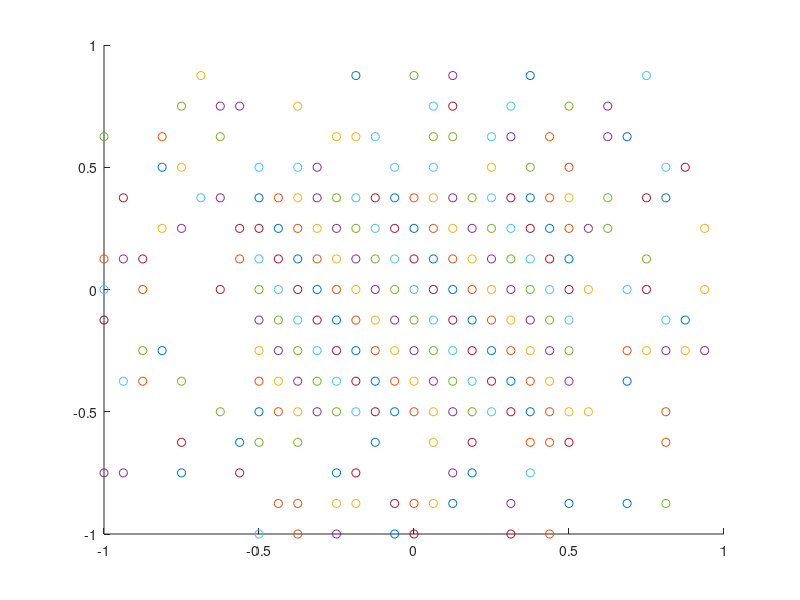

MATLAB code to generate this figure:



% x = [-1 -0.75 -0.5 -0.25 0 0.25 0.5 0.75 -1 -0.75 -0.5 -0.25 0 0.25 0.5 0.75 -1 ...
% -0.75 -0.5 -0.25 0 0.25 0.5 0.75 -1 -0.75 -0.5 -0.25 0 0.25 0.5 0.75 -1 -0.75 ...
% -0.5 -0.25 0 0.25 0.5 0.75 -1 -0.75 -0.5 -0.25 0 0.25 0.5 0.75 -1 -0.75 -0.5 ...
% -0.25 0 0.25 0.5 0.75 -1 -0.75 -0.5 -0.25 0 0.25 0.5 0.75];
% 
% y = [-1 -1 -1 -1 -1 -1 -1 -1 -0.75 -0.75 -0.75 -0.75 -0.75 -0.75 -0.75 -0.75 -0.5... 
% -0.5 -0.5 -0.5 -0.5 -0.5 -0.5 -0.5 -0.25 -0.25 -0.25 -0.25 -0.25 -0.25 -0.25 ...
% -0.25 0 0 0 0 0 0 0 0 0.25 0.25 0.25 0.25 0.25 0.25 0.25 0.25 0.5 0.5 0.5 0.5 ...
% 0.5 0.5 0.5 0.5 0.75 0.75 0.75 0.75 0.75 0.75 0.75 0.75];


% x = [-0.5 -0.5 -0.5 -0.5 -0.5 -0.5 -0.5 -0.5 -0.375 -0.375 -0.375 -0.375 -0.375 ...
% -0.375 -0.375 -0.375 -0.25 -0.25 -0.25 -0.25 -0.25 -0.25 -0.25 -0.25 -0.125 ...
% -0.125 -0.125 -0.125 -0.125 -0.125 -0.125 -0.125 0 0 0 0 0 0 0 0 0.125 0.125 ...
% 0.125 0.125 0.125 0.125 0.125 0.125 0.25 0.25 0.25 0.25 0.25 0.25 0.25 0.25 ...
% 0.375 0.375 0.375 0.375 0.375 0.375 0.375 0.375];
% 
% y = [-0.5 -0.375 -0.25 -0.125 0 0.125 0.25 0.375 -0.5 -0.375 -0.25 -0.125 0 0.125 ...
% 0.25 0.375 -0.5 -0.375 -0.25 -0.125 0 0.125 0.25 0.375 -0.5 -0.375 -0.25 ...
% -0.125 0 0.125 0.25 0.375 -0.5 -0.375 -0.25 -0.125 0 0.125 0.25 0.375 -0.5 ...
% -0.375 -0.25 -0.125 0 0.125 0.25 0.375 -0.5 -0.375 -0.25 -0.125 0 0.125 0.25 ...
% 0.375 -0.5 -0.375 -0.25 -0.125 0 0.125 0.25 0.375];


% x = [-0.25 -0.25 -0.25 -0.25 -0.125 -0.125 -0.125 -0.125 0 0 0 0 0.125 0.125 0.125 ...
% 0.125 0.125 -0.5 -0.5 -0.625 -0.25 -0.25 0.125 -0.375 0.25 0.375 -0.25 -0.875 ...
% 0.75 0.125 0.125 0.5 -0.375 0.25 0.75 -0.25 0.25 0.625 0.5 0 -0.375 0.75 ...
% 0.625 0 -0.625 0.5 0.375 -0.25 0.625 0.625 0.25 0.125 0.25 -0.875 -0.125 ...
% -0.125 -0.75 0 -0.75 0 0 0 0 0];
% 
% y = [-0.25 -0.125 0 0.125 -0.25 -0.125 0 0.125 -0.25 -0.125 0 0.125 -0.25 -0.125 0 ...
% 0.125 0.625 0.125 0.5 0 0.875 0.25 0.375 -0.25 -0.25 0.625 -0.875 0.125 0.125 ...
% 0.5 0.75 0.375 -0.375 0.125 -0.375 0.375 0 -0.25 0.125 0.625 0.75 -0.25 0.25 ...
% 0.5 -0.75 0.5 0.25 0.625 0.75 0.375 0.625 -0.75 0.25 -0.375 -0.875 -0.375 ...
% -0.375 0.75 -0.625 -0.5 -0.875 0.375 -0.375 0.875];



% x = [-0.5 -0.5 -0.5 -0.5 -0.375 -0.375 -0.375 -0.375 -0.25 -0.25 -0.25 -0.25 ...
% -0.125 -0.125 -0.125 -0.125 0 0 0 0 0.125 0.125 0.125 0.125 0.25 0.25 0.25 ...
% 0.25 0.375 0.375 0.375 0.375 0.125 -0.5 -0.625 0.375 -0.25 -0.875 0.75 0.125 ...
% 0.5 0.75 0.625 0.5 0 -0.375 0.75 0.625 0 -0.625 0.5 -0.25 0.625 0.25 0.125 ...
% -0.75 0 0.25 0.375 -0.625 -0.875 0.625 -1 0];
% 
% y = [-0.5 -0.25 0 0.25 -0.5 -0.25 0 0.25 -0.5 -0.25 0 0.25 -0.5 -0.25 0 0.25 -0.5 ...
% -0.25 0 0.25 -0.5 -0.25 0 0.25 -0.5 -0.25 0 0.25 -0.5 -0.25 0 0.25 0.5 0.5 0 ...
% 0.75 -0.75 0.25 0.25 0.75 0.5 -0.5 -0.25 0 0.75 0.75 -0.25 0.25 0.5 -0.75 ...
% -0.75 0.5 0.75 0.5 -0.75 -0.5 -0.75 0.75 -0.75 0.25 -0.25 0.5 0 -1];


% x = [-0.375 -0.375 -0.375 -0.375 -0.375 -0.375 -0.25 -0.25 -0.25 -0.25 -0.25 -0.25 ...
% -0.125 -0.125 -0.125 -0.125 -0.125 -0.125 0 0 0 0 0 0 0.125 0.125 0.125 0.125 ...
% 0.125 0.125 0.25 0.25 0.25 0.25 0.25 0.25 0.125 -0.5 -0.5 -0.625 -0.25 0.125 ...
% 0.375 -0.25 -0.875 0.75 0.125 0.125 0.5 0.75 -0.25 0.625 0.5 0 -0.375 0.75 ...
% 0.625 0 -0.625 0.5 0.375 -0.25 0.625 0.625];
% 
% y = [-0.375 -0.25 -0.125 0 0.125 0.25 -0.375 -0.25 -0.125 0 0.125 0.25 -0.375 ...
% -0.25 -0.125 0 0.125 0.25 -0.375 -0.25 -0.125 0 0.125 0.25 -0.375 -0.25 ...
% -0.125 0 0.125 0.25 -0.375 -0.25 -0.125 0 0.125 0.25 0.625 0.125 0.5 0 0.875 ...
% 0.375 0.625 -0.875 0.125 0.125 0.5 0.75 0.375 -0.375 0.375 -0.25 0.125 0.625 ...
% 0.75 -0.25 0.25 0.5 -0.75 0.5 0.25 0.625 0.75 0.375];



% x = [-0.5 -0.5 -0.5 -0.5 -0.5 -0.5 -0.5 -0.5 -0.4375 -0.4375 -0.4375 -0.4375 ...
% -0.4375 -0.4375 -0.4375 -0.4375 -0.375 -0.375 -0.375 -0.375 -0.375 -0.375 ...
% -0.375 -0.375 -0.3125 -0.3125 -0.3125 -0.3125 -0.3125 -0.3125 -0.3125 -0.3125 ... 
% -0.25 -0.25 -0.25 -0.25 -0.25 -0.25 -0.25 -0.25 -0.1875 -0.1875 -0.1875 ...
% -0.1875 -0.1875 -0.1875 -0.1875 -0.1875 -0.125 -0.125 -0.125 -0.125 -0.125 ...
% -0.125 -0.125 -0.125 -0.0625 -0.0625 -0.0625 -0.0625 -0.0625 -0.0625 -0.0625 ...
% -0.0625 0 0 0 0 0 0 0 0 0.0625 0.0625 0.0625 0.0625 0.0625 0.0625 0.0625 ...
% 0.0625 0.125 0.125 0.125 0.125 0.125 0.125 0.125 0.125 0.1875 0.1875 0.1875 ...
% 0.1875 0.1875 0.1875 0.1875 0.1875 0.25 0.25 0.25 0.25 0.25 0.25 0.25 0.25 ...
% 0.3125 0.3125 0.3125 0.3125 0.3125 0.3125 0.3125 0.3125 0.375 0.375 0.375 ...
% 0.375 0.375 0.375 0.375 0.375 0.4375 0.4375 0.4375 0.4375 0.4375 0.4375 ...
% 0.4375 0.4375 0.5 0.5 0.5 0.5 0.5 0.5 0.5 0.5 -1 0.0625 -0.5 -0.625 -0.1875 ... 
% 0.4375 -0.25 -0.9375 0.75 0.0625 0.125 0.6875 0.6875 -0.375 0.8125 0.625 ...
% -0.0625 -0.5625 0.5 0.5 -0.25 0.625 0.625 0.25 0.875 0.1875 -0.875 -0.1875 ...
% 0.125 -0.75 0.0625 -0.75 -0.75 0 0.9375 0.3125 0 0.375 -0.5625 -0.8125 0.8125 ...
% 0.5625 0.625 -0.75 -1 0 0.125 -0.4375 0.0625 -0.625 0.375 0.6875 -1 -0.25 ...
% 0.4375 0.875 -0.625 -0.625 -0.5 0.3125 -0.0625 0.8125 -0.75 -0.25 0.125 ...
% -0.6875 -0.1875 0.6875 -0.875 0.5625 0.5625 -0.375 -0.375 -0.0625 -0.125 ...
% 0.4375 -0.6875 -0.3125 0.8125 -0.9375 -0.875 -0.5625 0.375 0.25 0.9375 0.5 ...
% 0.8125 0.75 0.375 -0.375 0.9375 -0.5625 -0.625 -0.125 -0.9375 0.6875 -0.375 ...
% -0.1875 -0.75 -1 0.75 0.5 0.875 -1 0.75 -0.9375 -0.875 0.3125 0.75 0.8125 ...
% -0.5625 -0.8125 0.3125 -0.5 0.8125 0.1875 -0.8125 -0.8125 0.0625 0.125 ...
% ];
% 
% y = [-0.5 -0.375 -0.25 -0.125 0 0.125 0.25 0.375 -0.5 -0.375 -0.25 -0.125 0 0.125 ...
% 0.25 0.375 -0.5 -0.375 -0.25 -0.125 0 0.125 0.25 0.375 -0.5 -0.375 -0.25 ...
% -0.125 0 0.125 0.25 0.375 -0.5 -0.375 -0.25 -0.125 0 0.125 0.25 0.375 -0.5 ...
% -0.375 -0.25 -0.125 0 0.125 0.25 0.375 -0.5 -0.375 -0.25 -0.125 0 0.125 0.25 ...
% 0.375 -0.5 -0.375 -0.25 -0.125 0 0.125 0.25 0.375 -0.5 -0.375 -0.25 -0.125 0 ...
% 0.125 0.25 0.375 -0.5 -0.375 -0.25 -0.125 0 0.125 0.25 0.375 -0.5 -0.375 ...
% -0.25 -0.125 0 0.125 0.25 0.375 -0.5 -0.375 -0.25 -0.125 0 0.125 0.25 0.375 ...
% -0.5 -0.375 -0.25 -0.125 0 0.125 0.25 0.375 -0.5 -0.375 -0.25 -0.125 0 0.125 ...
% 0.25 0.375 -0.5 -0.375 -0.25 -0.125 0 0.125 0.25 0.375 -0.5 -0.375 -0.25 ...
% -0.125 0 0.125 0.25 0.375 -0.5 -0.375 -0.25 -0.125 0 0.125 0.25 0.375 -0.75 ...
% 0.625 0.5 0 0.875 0.625 -0.875 0.125 0.125 0.5 0.75 -0.375 -0.25 0.75 -0.25 ...
% 0.25 0.5 -0.75 -0.875 0.5 0.625 0.75 0.375 0.625 0.5 -0.75 -0.375 -0.875 ...
% -0.75 -0.375 0.75 -0.625 -0.75 -0.875 0.25 0.625 0.875 -0.75 0.25 -0.25 ...
% -0.625 0 0.625 0.75 0 -1 -0.875 -0.875 -0.625 0.375 0.5 0 -0.125 -0.75 -1 ...
% -0.25 0.75 0.625 -1 -1 -1 -0.5 0.5 -1 0.625 0.375 -0.75 -0.875 0 -0.5 0.25 ...
% -0.625 0.5 -0.875 -0.625 -0.625 0.875 0.5 -0.875 -0.375 0.125 -0.625 -0.625 ...
% 0.5 -0.25 0.75 -0.125 0.375 0.875 -1 0 0.75 -0.5 0.625 0.375 0.625 -0.875 ...
% 0.625 0.25 0.625 0.875 -0.625 -0.125 0.125 -0.25 -0.75 -0.25 0.75 0 0.375 ...
% 0.125 0.25 -0.875 -0.625 0.5 -0.625 0.5 0.625 -0.875 0.875];



x = [-0.5 -0.5 -0.5 -0.5 -0.5 -0.5 -0.5 -0.5 -0.4375 -0.4375 -0.4375 -0.4375 ...
-0.4375 -0.4375 -0.4375 -0.4375 -0.375 -0.375 -0.375 -0.375 -0.375 -0.375 ...
-0.375 -0.375 -0.3125 -0.3125 -0.3125 -0.3125 -0.3125 -0.3125 -0.3125 -0.3125 ...
-0.25 -0.25 -0.25 -0.25 -0.25 -0.25 -0.25 -0.25 -0.1875 -0.1875 -0.1875 ...
-0.1875 -0.1875 -0.1875 -0.1875 -0.1875 -0.125 -0.125 -0.125 -0.125 -0.125 ...
-0.125 -0.125 -0.125 -0.0625 -0.0625 -0.0625 -0.0625 -0.0625 -0.0625 -0.0625 ...
-0.0625 0 0 0 0 0 0 0 0 0.0625 0.0625 0.0625 0.0625 0.0625 0.0625 0.0625 ...
0.0625 0.125 0.125 0.125 0.125 0.125 0.125 0.125 0.125 0.1875 0.1875 0.1875 ...
0.1875 0.1875 0.1875 0.1875 0.1875 0.25 0.25 0.25 0.25 0.25 0.25 0.25 0.25 ...
0.3125 0.3125 0.3125 0.3125 0.3125 0.3125 0.3125 0.3125 0.375 0.375 0.375 ...
0.375 0.375 0.375 0.375 0.375 0.4375 0.4375 0.4375 0.4375 0.4375 0.4375 ...
0.4375 0.4375 0.5 0.5 0.5 0.5 0.5 0.5 0.5 0.5 -1 0.0625 -0.5 -0.625 -0.1875 ...
0.4375 -0.25 -0.9375 0.75 0.0625 0.125 0.6875 0.6875 -0.375 0.8125 0.625 ...
-0.0625 -0.5625 0.5 0.5 -0.25 0.625 0.625 0.25 0.875 0.1875 -0.875 -0.1875 ...
0.125 -0.75 0.0625 -0.75 -0.75 0 0.9375 0.3125 0 0.375 -0.5625 -0.8125 0.8125 ...
0.5625 0.625 -0.75 -1 0 0.125 -0.4375 0.0625 -0.625 0.375 0.6875 -1 -0.25 ...
0.4375 0.875 -0.625 -0.625 -0.5 0.3125 -0.0625 0.8125 -0.75 -0.25 0.125 ...
-0.6875 -0.1875 0.6875 -0.875 0.5625 0.5625 -0.375 -0.375 -0.0625 -0.125 ...
0.4375 -0.6875 -0.3125 0.8125 -0.9375 -0.875 -0.5625 0.375 0.25 0.9375 0.5 ...
0.8125 0.75 0.375 -0.375 0.9375 -0.5625 -0.625 -0.125 -0.9375 0.6875 -0.375 ...
-0.1875 -0.75 -1 0.75 0.5 0.875 -1 0.75 -0.9375 -0.875 0.3125 0.75 0.8125 ...
-0.5625 -0.8125 0.3125 -0.5 0.8125 0.1875 -0.8125 -0.8125 0.0625 0.125];

y = [-0.5 -0.375 -0.25 -0.125 0 0.125 0.25 0.375 -0.5 -0.375 -0.25 -0.125 0 0.125 ...
0.25 0.375 -0.5 -0.375 -0.25 -0.125 0 0.125 0.25 0.375 -0.5 -0.375 -0.25 ...
-0.125 0 0.125 0.25 0.375 -0.5 -0.375 -0.25 -0.125 0 0.125 0.25 0.375 -0.5 ...
-0.375 -0.25 -0.125 0 0.125 0.25 0.375 -0.5 -0.375 -0.25 -0.125 0 0.125 0.25 ...
0.375 -0.5 -0.375 -0.25 -0.125 0 0.125 0.25 0.375 -0.5 -0.375 -0.25 -0.125 0 ...
0.125 0.25 0.375 -0.5 -0.375 -0.25 -0.125 0 0.125 0.25 0.375 -0.5 -0.375 ...
-0.25 -0.125 0 0.125 0.25 0.375 -0.5 -0.375 -0.25 -0.125 0 0.125 0.25 0.375 ...
-0.5 -0.375 -0.25 -0.125 0 0.125 0.25 0.375 -0.5 -0.375 -0.25 -0.125 0 0.125 ...
0.25 0.375 -0.5 -0.375 -0.25 -0.125 0 0.125 0.25 0.375 -0.5 -0.375 -0.25 ...
-0.125 0 0.125 0.25 0.375 -0.5 -0.375 -0.25 -0.125 0 0.125 0.25 0.375 -0.75 ...
0.625 0.5 0 0.875 0.625 -0.875 0.125 0.125 0.5 0.75 -0.375 -0.25 0.75 -0.25 ...
0.25 0.5 -0.75 -0.875 0.5 0.625 0.75 0.375 0.625 0.5 -0.75 -0.375 -0.875 ...
-0.75 -0.375 0.75 -0.625 -0.75 -0.875 0.25 0.625 0.875 -0.75 0.25 -0.25 ...
-0.625 0 0.625 0.75 0 -1 -0.875 -0.875 -0.625 0.375 0.5 0 -0.125 -0.75 -1 ...
-0.25 0.75 0.625 -1 -1 -1 -0.5 0.5 -1 0.625 0.375 -0.75 -0.875 0 -0.5 0.25 ...
-0.625 0.5 -0.875 -0.625 -0.625 0.875 0.5 -0.875 -0.375 0.125 -0.625 -0.625 ...
0.5 -0.25 0.75 -0.125 0.375 0.875 -1 0 0.75 -0.5 0.625 0.375 0.625 -0.875 ...
0.625 0.25 0.625 0.875 -0.625 -0.125 0.125 -0.25 -0.75 -0.25 0.75 0 0.375 ...
0.125 0.25 -0.875 -0.625 0.5 -0.625 0.5 0.625 -0.875 0.875];





figure
hold on
for i = 1:length(x)
    scatter(x(i), y(i))
    ylim([-1,1])
    xlim([-1,1])
    pause(0.05)
end


















